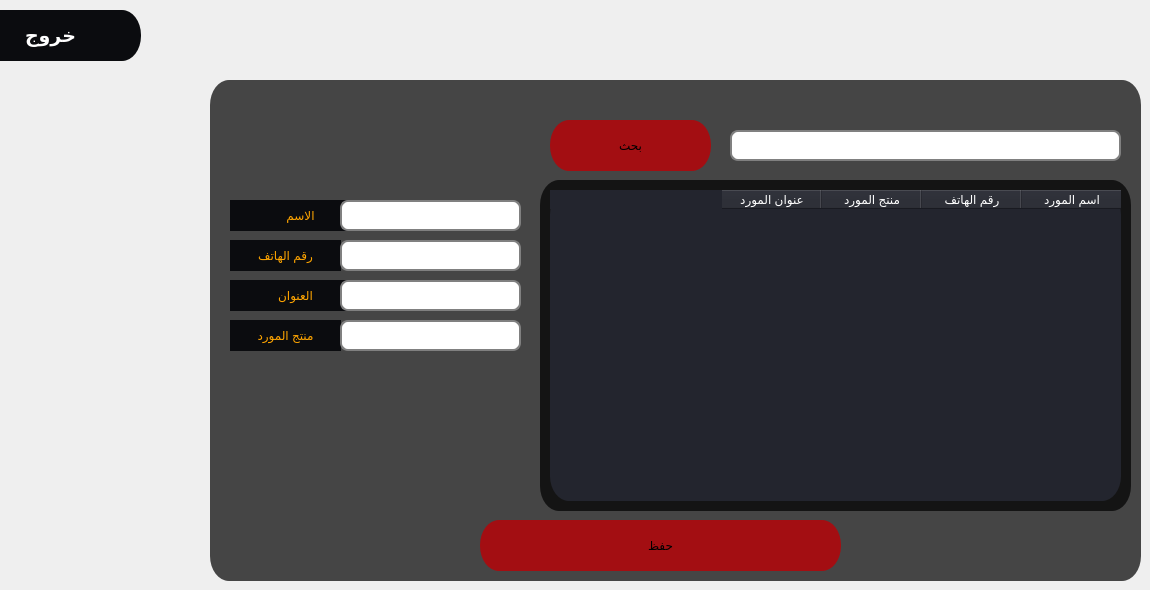
    <widget class="QWidget" name="tab_11">
     <attribute name="title">
      <string>Page</string>
     </attribute>
     <widget class="QFrame" name="frame_menu_29">
      <property name="enabled">
       <bool>true</bool>
      </property>
      <property name="geometry">
       <rect>
        <x>210</x>
        <y>80</y>
        <width>931</width>
        <height>501</height>
       </rect>
      </property>
      <property name="whatsThis">
       <string>&lt;html&gt;&lt;head/&gt;&lt;body&gt;&lt;p&gt;&lt;img src=&quot;:/pt/pos.png&quot;/&gt;&lt;/p&gt;&lt;/body&gt;&lt;/html&gt;</string>
      </property>
      <property name="styleSheet">
       <string notr="true">
QFrame{
	border-radius: 19px solid;
	background-color: qlineargradient(spread:pad, x1:1, y1:1, x2:1, y2:1, stop:1 rgba(0, 0, 0, 181));
}
QFrame:hover{
	border-left:3px solid rgb(255, 242, 0);
	border-bottom:3px solid rgb(255, 242, 0);
    border-top:3px solid rgb(255, 190, 0);
	border-right:3px solid rgb(255, 190, 0);
	

}</string>
      </property>
      <property name="frameShape">
       <enum>QFrame::StyledPanel</enum>
      </property>
      <property name="frameShadow">
       <enum>QFrame::Raised</enum>
      </property>
      <widget class="QLabel" name="label_15">
       <property name="geometry">
        <rect>
         <x>20</x>
         <y>120</y>
         <width>141</width>
         <height>31</height>
        </rect>
       </property>
       <property name="styleSheet">
        <string notr="true">background-color: rgb(11, 12, 15);
color: rgb(255, 165, 0);
border: none;</string>
       </property>
       <property name="text">
        <string>الاسم</string>
       </property>
       <property name="alignment">
        <set>Qt::AlignCenter</set>
       </property>
      </widget>
      <widget class="QLabel" name="label_16">
       <property name="geometry">
        <rect>
         <x>20</x>
         <y>160</y>
         <width>111</width>
         <height>31</height>
        </rect>
       </property>
       <property name="styleSheet">
        <string notr="true">background-color: rgb(11, 12, 15);
color: rgb(255, 165, 0);
border: none;</string>
       </property>
       <property name="text">
        <string>رقم الهاتف</string>
       </property>
       <property name="alignment">
        <set>Qt::AlignCenter</set>
       </property>
      </widget>
      <widget class="QLabel" name="label_17">
       <property name="geometry">
        <rect>
         <x>20</x>
         <y>200</y>
         <width>131</width>
         <height>31</height>
        </rect>
       </property>
       <property name="styleSheet">
        <string notr="true">background-color: rgb(11, 12, 15);
color: rgb(255, 165, 0);
border: none;</string>
       </property>
       <property name="text">
        <string>العنوان</string>
       </property>
       <property name="alignment">
        <set>Qt::AlignCenter</set>
       </property>
      </widget>
      <widget class="QLabel" name="label_18">
       <property name="geometry">
        <rect>
         <x>20</x>
         <y>240</y>
         <width>111</width>
         <height>31</height>
        </rect>
       </property>
       <property name="styleSheet">
        <string notr="true">border: none;
background-color: rgb(11, 12, 15);
color: rgb(255, 165, 0);</string>
       </property>
       <property name="text">
        <string>منتج المورد</string>
       </property>
       <property name="alignment">
        <set>Qt::AlignCenter</set>
       </property>
      </widget>
      <widget class="QLineEdit" name="lineEdit_29">
       <property name="geometry">
        <rect>
         <x>130</x>
         <y>120</y>
         <width>181</width>
         <height>31</height>
        </rect>
       </property>
       <property name="styleSheet">
        <string notr="true">QLineEdit {
padding: 1px;
border-style: solid;
border: 2px solid gray;
border-radius: 8px;
color: rgb(255, 255, 255);

}</string>
       </property>
      </widget>
      <widget class="QLineEdit" name="lineEdit_30">
       <property name="geometry">
        <rect>
         <x>130</x>
         <y>160</y>
         <width>181</width>
         <height>31</height>
        </rect>
       </property>
       <property name="styleSheet">
        <string notr="true">QLineEdit {
padding: 1px;
border-style: solid;
border: 2px solid gray;
border-radius: 8px;
color: rgb(255, 255, 255);

}</string>
       </property>
      </widget>
      <widget class="QLineEdit" name="lineEdit_31">
       <property name="geometry">
        <rect>
         <x>130</x>
         <y>200</y>
         <width>181</width>
         <height>31</height>
        </rect>
       </property>
       <property name="styleSheet">
        <string notr="true">QLineEdit {
padding: 1px;
border-style: solid;
border: 2px solid gray;
color: rgb(255, 255, 255);

border-radius: 8px;
}</string>
       </property>
      </widget>
      <widget class="QPushButton" name="saveBtn_12">
       <property name="geometry">
        <rect>
         <x>270</x>
         <y>440</y>
         <width>361</width>
         <height>51</height>
        </rect>
       </property>
       <property name="styleSheet">
        <string notr="true">QPushButton{
	border-radius: 19px solid;
	border-bottom:0px solid rgb(171, 16, 20);
    border-top:0px solid rgb(171, 16, 20);
	
	background-color: rgb(163, 14, 18);


  

}

QPushButton:hover{
	border: 7px solid qlineargradient(spread:pad, x1:1, y1:1, x2:1, y2:1, stop:1 rgba(0, 0, 0, 0));
	border-radius: 19px solid;
	border-bottom:0px solid rgb(171, 16, 20);
    border-top:0px solid rgb(171, 16, 20);
	



   background-color:rgb(237, 28, 47);

	


}
QPushButton:pressed{
	color:rgb(255, 205, 0);

   background-color:rgb(189, 22, 37);
}</string>
       </property>
       <property name="text">
        <string>حفظ</string>
       </property>
       <property name="icon">
        <iconset resource="../../Desktop/pt.qrc">
         <normaloff>:/pt/save.png</normaloff>:/pt/save.png</iconset>
       </property>
       <property name="iconSize">
        <size>
         <width>33</width>
         <height>33</height>
        </size>
       </property>
      </widget>
      <widget class="QTableView" name="tableView_7">
       <property name="geometry">
        <rect>
         <x>330</x>
         <y>100</y>
         <width>591</width>
         <height>331</height>
        </rect>
       </property>
       <property name="styleSheet">
        <string notr="true">color: rgb(255, 255, 255);
</string>
       </property>
      </widget>
      <widget class="QPushButton" name="saveBtn_13">
       <property name="geometry">
        <rect>
         <x>340</x>
         <y>40</y>
         <width>161</width>
         <height>51</height>
        </rect>
       </property>
       <property name="styleSheet">
        <string notr="true">QPushButton{
	border-radius: 19px solid;
	border-bottom:0px solid rgb(171, 16, 20);
    border-top:0px solid rgb(171, 16, 20);
	
	background-color: rgb(163, 14, 18);


  

}

QPushButton:hover{
	border: 7px solid qlineargradient(spread:pad, x1:1, y1:1, x2:1, y2:1, stop:1 rgba(0, 0, 0, 0));
	border-radius: 19px solid;
	border-bottom:0px solid rgb(171, 16, 20);
    border-top:0px solid rgb(171, 16, 20);
	



   background-color:rgb(237, 28, 47);

	


}
QPushButton:pressed{
	color:rgb(255, 205, 0);

   background-color:rgb(189, 22, 37);
}</string>
       </property>
       <property name="text">
        <string>بحث</string>
       </property>
       <property name="icon">
        <iconset resource="../../Desktop/pt.qrc">
         <normaloff>:/pt/search.png</normaloff>:/pt/search.png</iconset>
       </property>
       <property name="iconSize">
        <size>
         <width>33</width>
         <height>33</height>
        </size>
       </property>
      </widget>
      <widget class="QLineEdit" name="lineEdit_36">
       <property name="geometry">
        <rect>
         <x>130</x>
         <y>240</y>
         <width>181</width>
         <height>31</height>
        </rect>
       </property>
       <property name="styleSheet">
        <string notr="true">QLineEdit {
padding: 1px;
border-style: solid;
border: 2px solid gray;
color: rgb(255, 255, 255);

border-radius: 8px;
}</string>
       </property>
      </widget>
     </widget>
     <widget class="QPushButton" name="btn_exit_to_app_14">
      <property name="enabled">
       <bool>true</bool>
      </property>
      <property name="geometry">
       <rect>
        <x>-40</x>
        <y>10</y>
        <width>181</width>
        <height>51</height>
       </rect>
      </property>
      <property name="font">
       <font>
        <family>Hack</family>
        <pointsize>14</pointsize>
        <weight>75</weight>
        <bold>true</bold>
       </font>
      </property>
      <property name="cursor">
       <cursorShape>PointingHandCursor</cursorShape>
      </property>
      <property name="contextMenuPolicy">
       <enum>Qt::DefaultContextMenu</enum>
      </property>
      <property name="layoutDirection">
       <enum>Qt::LeftToRight</enum>
      </property>
      <property name="styleSheet">
       <string notr="true">QPushButton{
	border-radius: 19px solid;
	border-bottom:0px solid rgb(171, 16, 20);
    border-top:0px solid rgb(171, 16, 20);
	
	background-color: rgb(11, 12, 15);
	color: rgb(255, 255, 255);

  

}

QPushButton:hover{
	border: 70px solid qlineargradient(spread:pad, x1:1, y1:1, x2:1, y2:1, stop:1 rgba(0, 0, 0, 0));
   border-radius: 20px solid;
	border-right:18px;
	border-bottom:1px solid  rgb(237, 28, 45);
    border-top:1px solid rgb(237, 28, 46) ;
   background-color:rgb(237, 28, 47);

	


}
QPushButton:pressed{
	color:rgb(255, 205, 0);
   border-radius: 20px solid;
	border-right:18px;
	border-bottom:1px solid  rgb(237, 28, 45);
    border-top:1px solid rgb(237, 28, 46) ;
   background-color:rgb(189, 22, 37);
}</string>
      </property>
      <property name="text">
       <string>خروج</string>
      </property>
      <property name="icon">
       <iconset resource="../../Desktop/pt.qrc">
        <normaloff>:/pt/logout.png</normaloff>:/pt/logout.png</iconset>
      </property>
      <property name="iconSize">
       <size>
        <width>40</width>
        <height>50</height>
       </size>
      </property>
     </widget>
     <widget class="QLineEdit" name="lineEdit_22">
      <property name="geometry">
       <rect>
        <x>730</x>
        <y>130</y>
        <width>391</width>
        <height>31</height>
       </rect>
      </property>
      <property name="styleSheet">
       <string notr="true">QLineEdit {
padding: 1px;
border-style: solid;
border: 2px solid gray;
border-radius: 8px;
color: rgb(255, 255, 255);

}</string>
      </property>
      <property name="placeholderText">
       <string> بحث عن اسم أو كود</string>
      </property>
     </widget>
     <widget class="QTableWidget" name="tableWidget_3">
      <property name="geometry">
       <rect>
        <x>550</x>
        <y>190</y>
        <width>571</width>
        <height>311</height>
       </rect>
      </property>
      <property name="sizePolicy">
       <sizepolicy hsizetype="Expanding" vsizetype="Expanding">
        <horstretch>0</horstretch>
        <verstretch>0</verstretch>
       </sizepolicy>
      </property>
      <property name="layoutDirection">
       <enum>Qt::RightToLeft</enum>
      </property>
      <property name="autoFillBackground">
       <bool>false</bool>
      </property>
      <property name="styleSheet">
       <string notr="true">color: rgb(255, 255, 255);
background-color: rgb(35, 37, 46);
border-radius: 19px solid;
</string>
      </property>
      <property name="alternatingRowColors">
       <bool>false</bool>
      </property>
      <column>
       <property name="text">
        <string>اسم المورد</string>
       </property>
      </column>
      <column>
       <property name="text">
        <string>رقم الهاتف</string>
       </property>
      </column>
      <column>
       <property name="text">
        <string>منتج المورد</string>
       </property>
      </column>
      <column>
       <property name="text">
        <string>عنوان المورد</string>
       </property>
      </column>
     </widget>
    </widget>
